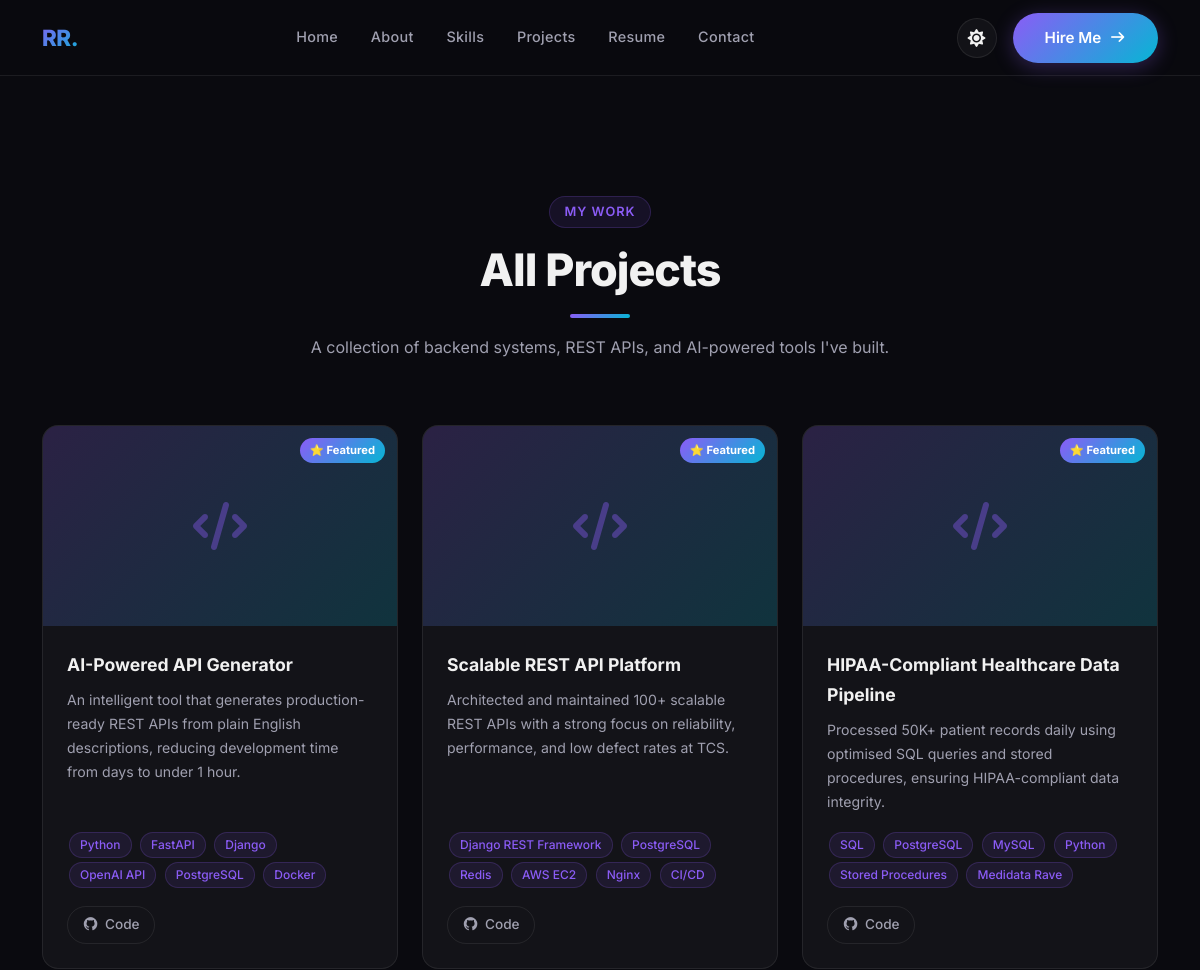
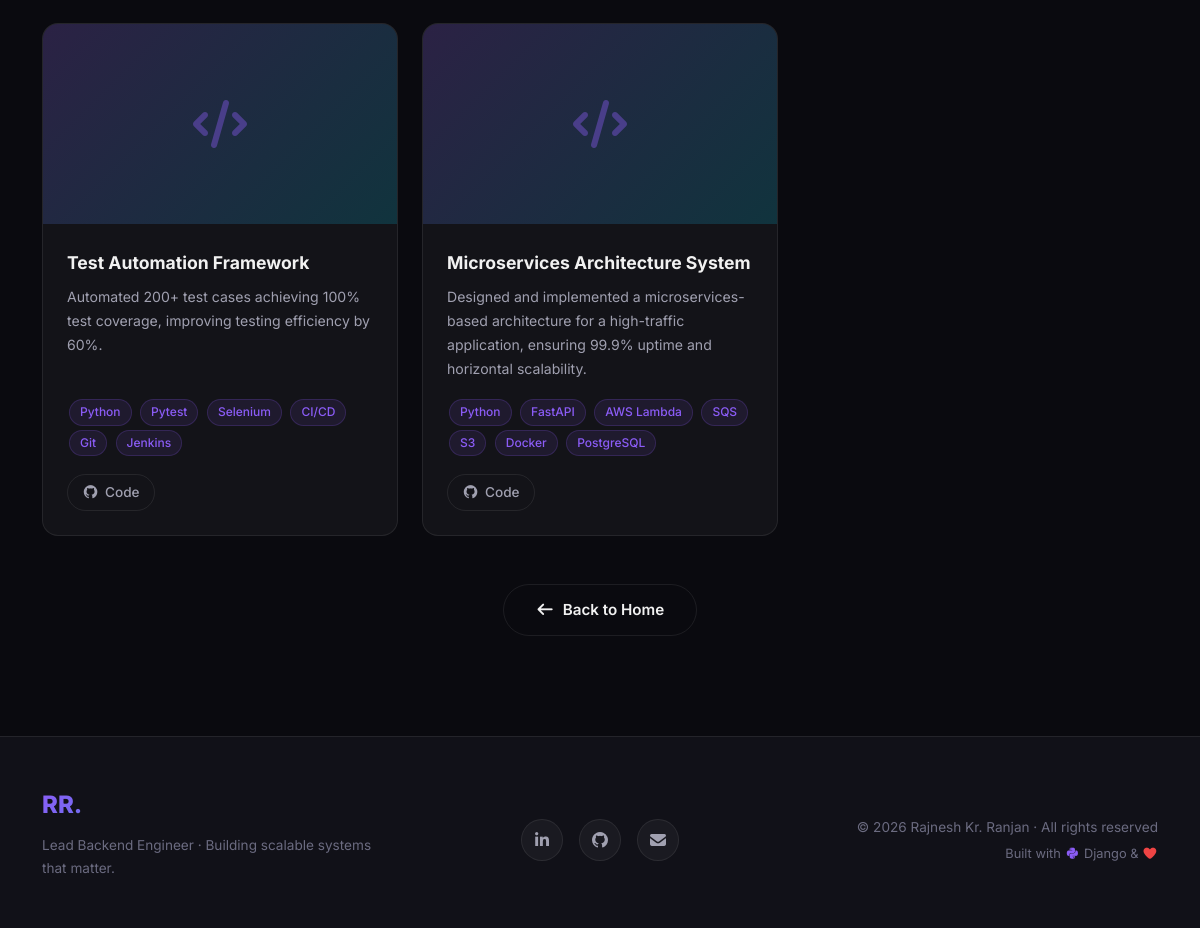
/projects/, run on the app's committed database (2 pictures, top to bottom).
### core/models.py (models this page shows, shortened)
class Project(models.Model):
    title = models.CharField(max_length=200, help_text="Project title")
    description = models.TextField(help_text="Detailed project description")
    short_description = models.CharField(
        max_length=300,
        blank=True,
        help_text="Short summary shown on project cards"
    )
    tech_stack = models.CharField(
        max_length=500,
        help_text="Comma-separated tech stack (e.g. 'Python, Django, PostgreSQL')"
    )
    image = models.ImageField(
        upload_to='projects/',
        blank=True,
        null=True,
        help_text="Project screenshot or thumbnail"
    )
    github_url = models.URLField(blank=True, null=True, help_text="GitHub repository link")
    live_url = models.URLField(blank=True, null=True, help_text="Live demo / deployed URL")
    is_featured = models.BooleanField(
        default=False,
        help_text="Featured projects appear on the Home page"
    )
    order = models.PositiveIntegerField(default=0, help_text="Display order (lower = first)")
    created_at = models.DateTimeField(default=timezone.now)
    class Meta:
        ordering = ['order', '-created_at']
        verbose_name = "Project"
        verbose_name_plural = "Projects"
    def get_tech_list(self):
        return [tech.strip() for tech in self.tech_stack.split(',') if tech.strip()]

### core/views.py (the view)
# urls.py: path('projects/',                              views.projects,        name='projects'),
def projects(request):
    all_projects = Project.objects.all()
    context = {
        'projects': all_projects,
        'page_title': 'Projects | Rajnesh Kr. Ranjan',
        'page_description': 'Explore my portfolio of backend engineering, API design, and AI-powered projects.',
    }
    return render(request, 'projects.html', context)

### core/templates/projects.html (shortened to what this page needs)
{% extends "base.html" %}
{% load static %}
{% block content %}
<section class="section" style="padding-top:120px">
  <div class="container">
    <div class="section-header" data-aos="fade-up">
      <span class="section-tag">My Work</span>
      <h1 class="section-title">All Projects</h1>
      <div class="section-divider"></div>
      <p class="mt-3" style="color:var(--text-secondary);max-width:600px;margin:0 auto">
        A collection of backend systems, REST APIs, and AI-powered tools I've built.
      </p>
    </div>
    {% if projects %}
    <div class="row g-4" id="projects-grid">
      {% for project in projects %}
      <div class="col-lg-4 col-md-6 project-item" data-aos="fade-up" data-aos-delay="{{ forloop.counter0|add:'0' }}50">
        <div class="project-card h-100">
          <div class="project-card-img">
            {% if project.image %}
              <img src="{{ project.image.url }}" alt="{{ project.title }}" />
            {% else %}
              <i class="fas fa-code" style="color:var(--accent);opacity:0.4;font-size:3rem"></i>
            {% endif %}
            {% if project.is_featured %}
            <span style="position:absolute;top:12px;right:12px;background:var(--gradient);color:#fff;font-size:0.7rem;font-weight:700;padding:3px 10px;border-radius:100px">
              ⭐ Featured
            </span>
            {% endif %}
          </div>
          <div class="project-card-body">
            <div class="project-card-title">{{ project.title }}</div>
            <div class="project-card-desc">
              {{ project.short_description|default:project.description|truncatechars:150 }}
            </div>
            <div class="mb-3">
              {% for tech in project.get_tech_list %}
              <span class="tech-badge">{{ tech }}</span>
              {% endfor %}
            </div>
            <div class="project-links mt-auto">
              {% if project.github_url %}
              <a href="{{ project.github_url }}" target="_blank" rel="noopener noreferrer" class="project-link">
                <i class="fab fa-github"></i> Code
              </a>
              {% endif %}
            </div>
          </div>
        </div>
      </div>
      {% endfor %}
    </div>
    {% endif %}
    <div class="text-center mt-5" data-aos="fade-up">
      <a href="{% url 'core:home' %}" class="btn-outline-custom">
        <i class="fas fa-arrow-left"></i> Back to Home
      </a>
    </div>
  </div>
</section>
{% endblock %}

### core/templates/base.html (shortened to what this page needs)
<!DOCTYPE html>
<html lang="en" data-theme="dark">
<head>
  {% load static %}
  <link href="https://cdn.jsdelivr.net/npm/bootstrap@5.3.2/dist/css/bootstrap.min.css" rel="stylesheet" />
  <link href="https://cdn.jsdelivr.net/npm/aos@2.3.4/dist/aos.css" rel="stylesheet" />
  <link href="https://cdn.jsdelivr.net/npm/@fortawesome/fontawesome-free@7.2.0/css/fontawesome.min.css" rel="stylesheet" />
  <link href="https://cdn.jsdelivr.net/npm/@fortawesome/fontawesome-free@7.2.0/css/solid.min.css" rel="stylesheet" />
  <link href="https://cdn.jsdelivr.net/npm/@fortawesome/fontawesome-free@7.2.0/css/brands.min.css" rel="stylesheet" />
  <link rel="stylesheet" href="{% static 'css/style.css' %}" />
</head>
<body>
  <nav class="navbar navbar-expand-lg">
    <div class="container">
      <a class="navbar-brand" href="{% url 'core:home' %}">RR<span style="color:var(--accent-2)">.</span></a>
      <div class="collapse navbar-collapse" id="navbarNav">
        <ul class="navbar-nav mx-auto gap-1">
          <li class="nav-item"><a class="nav-link" href="{% url 'core:home' %}#hero">Home</a></li>
          <li class="nav-item"><a class="nav-link" href="{% url 'core:home' %}#about">About</a></li>
          <li class="nav-item"><a class="nav-link" href="{% url 'core:home' %}#skills">Skills</a></li>
          <li class="nav-item"><a class="nav-link" href="{% url 'core:projects' %}">Projects</a></li>
          <li class="nav-item"><a class="nav-link" href="{% url 'core:home' %}#resume">Resume</a></li>
          <li class="nav-item"><a class="nav-link" href="{% url 'core:contact' %}">Contact</a></li>
        </ul>
        <div class="d-flex align-items-center gap-3">
          <button class="theme-toggle" id="themeToggle" aria-label="Toggle dark/light mode">
          </button>
          <a href="{% url 'core:contact' %}" class="btn-primary-custom d-none d-lg-inline-flex">
            Hire Me
          </a>
        </div>
      </div>
    </div>
  </nav>
  <main>
    {% block content %}{% endblock %}
  </main>
  <footer class="footer">
    <div class="container">
      <div class="row align-items-center">
        <div class="col-md-4 mb-3 mb-md-0">
          <div class="footer-brand">RR<span style="color:var(--accent-2)">.</span></div>
          <p class="mt-2" style="color:var(--text-muted);font-size:0.85rem;">
            Lead Backend Engineer · Building scalable systems that matter.
          </p>
        </div>
        <div class="col-md-4 text-center mb-3 mb-md-0">
          <div class="d-flex justify-content-center gap-3">
            <a href="https://linkedin.com/in/rajnesh-ranjan/" target="_blank" class="social-link" aria-label="LinkedIn">
              <i class="fab fa-linkedin-in"></i>
            </a>
            <a href="https://github.com/" target="_blank" class="social-link" aria-label="GitHub">
              <i class="fab fa-github"></i>
            </a>
            <a href="mailto:rajneshranjan5@gmail.com" class="social-link" aria-label="Email">
              <i class="fas fa-envelope"></i>
            </a>
          </div>
        </div>
        <div class="col-md-4 text-md-end">
          <p style="color:var(--text-muted);font-size:0.85rem;margin:0;">
            © 2026 Rajnesh Kr. Ranjan · All rights reserved
          </p>
          <p style="color:var(--text-muted);font-size:0.8rem;margin:4px 0 0;">
            Built with <i class="fab fa-python" style="color:var(--accent)"></i> Django &
            <i class="fas fa-heart" style="color:#ef4444"></i>
          </p>
        </div>
      </div>
    </div>
  </footer>
</body>
</html>

### data on the page
Project: is_featured "⭐ Featured", title "AI-Powered API Generator", short_description "An intelligent tool that generates production-ready REST APIs from plain English descriptions, reducing development time from days to under 1 hour.", get_tech_list "Python" "FastAPI" "Django" "OpenAI API" "PostgreSQL" "Docker"
Project: is_featured "⭐ Featured", title "Scalable REST API Platform", short_description "Architected and maintained 100+ scalable REST APIs with a strong focus on reliability, performance, and low defect rates at TCS.", get_tech_list "Django REST Framework" "PostgreSQL" "Redis" "AWS EC2" "Nginx" "CI/CD"
Project: is_featured "⭐ Featured", title "HIPAA-Compliant Healthcare Data Pipeline", short_description "Processed 50K+ patient records daily using optimised SQL queries and stored procedures, ensuring HIPAA-compliant data integrity.", get_tech_list "SQL" "PostgreSQL" "MySQL" "Python" "Stored Procedures" "Medidata Rave"
Project: title "Test Automation Framework", short_description "Automated 200+ test cases achieving 100% test coverage, improving testing efficiency by 60%.", get_tech_list "Python" "Pytest" "Selenium" "CI/CD" "Git" "Jenkins"
Project: title "Microservices Architecture System", short_description "Designed and implemented a microservices-based architecture for a high-traffic application, ensuring 99.9% uptime and horizontal scalability.", get_tech_list "Python" "FastAPI" "AWS Lambda" "SQS" "S3" "Docker" "PostgreSQL"
